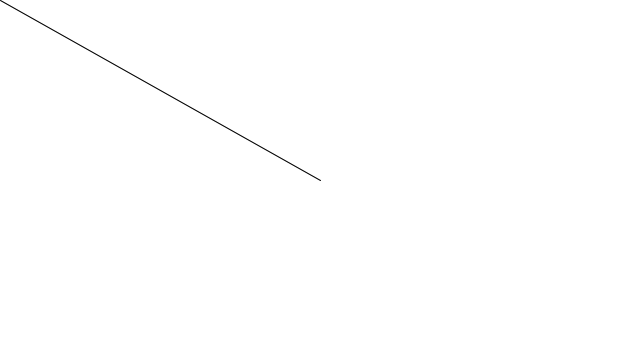
Frame 1 (no input)
Frame 60 (the mouse pressed at the canvas centre just before this capture): identical to frame 1, image omitted
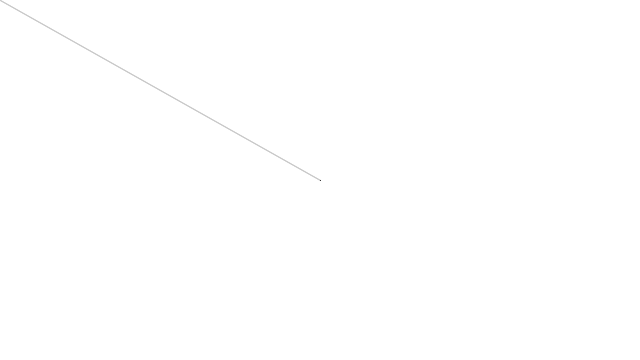
Frame 120 (the mouse held since frame 60 and released just before this capture)

The Processing sketch that drew these frames (run headless with seeded random() and noise(); from frame 60 on, the mouse is pressed at the canvas centre):

// Processing sketch: ejemplo1_3
// ── ejemplo1_3.pde
/*
 Ejemplo 1.3: Substracción de Vectores
 The Nature of Code por Nathan Shiffman
 http://github.com/shiffman/the-Nature-of-Code
 
 La Naturaleza del Código
 traducido por Sergio Majluf, Nicolás Troncoso
 y estudiantes de Diseño UDD
 http://github.com/disenoudd/the-Nature-of-Code
 */

void setup() {
  size(640, 360);
}

void draw() {
  background(255);
  // Dos PVector, uno para la posición del mouse y uno para el centro de la ventana
  PVector mouse  = new PVector(mouseX, mouseY);
  PVector centro = new PVector(width/2, height/2);

  // Dibuja los dos vectores originales
  stroke(200);
  line(0, 0, mouse.x, mouse.y);
  line(0, 0, centro.x, centro.y);

  // ¡Substracción de PVector!
  mouse.sub(centro);

  // Dibuja una línea para representar el vector.
  // Observa como muevo el origen con translate() para ubicar el vector
  stroke(0);
  translate(width/2, height/2);
  line(0, 0, mouse.x, mouse.y);
}
